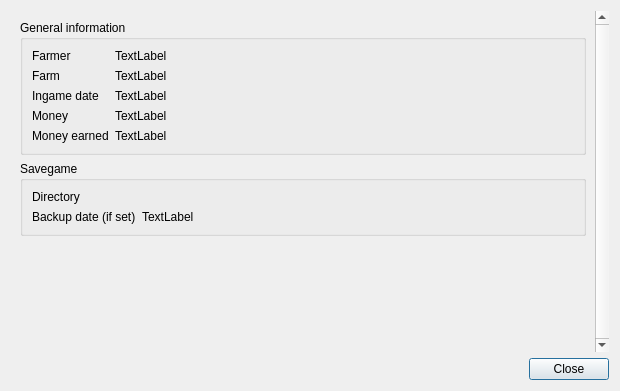
<?xml version="1.0" encoding="UTF-8"?>
<ui version="4.0">
 <class>SavegameViewerDialog</class>
 <widget class="QDialog" name="SavegameViewerDialog">
  <property name="geometry">
   <rect>
    <x>0</x>
    <y>0</y>
    <width>620</width>
    <height>391</height>
   </rect>
  </property>
  <property name="windowTitle">
   <string>Dialog</string>
  </property>
  <property name="locale">
   <locale language="English" country="UnitedStates"/>
  </property>
  <layout class="QVBoxLayout" name="verticalLayout">
   <item>
    <widget class="QScrollArea" name="scrollArea">
     <property name="frameShape">
      <enum>QFrame::NoFrame</enum>
     </property>
     <property name="verticalScrollBarPolicy">
      <enum>Qt::ScrollBarAlwaysOn</enum>
     </property>
     <property name="widgetResizable">
      <bool>true</bool>
     </property>
     <widget class="QWidget" name="scrollAreaWidgetContents">
      <property name="geometry">
       <rect>
        <x>0</x>
        <y>0</y>
        <width>588</width>
        <height>339</height>
       </rect>
      </property>
      <layout class="QVBoxLayout" name="verticalLayout_2">
       <item>
        <widget class="QGroupBox" name="groupBox">
         <property name="title">
          <string>General information</string>
         </property>
         <layout class="QFormLayout" name="formLayout">
          <item row="0" column="0">
           <widget class="QLabel" name="label">
            <property name="text">
             <string>Farmer</string>
            </property>
           </widget>
          </item>
          <item row="0" column="1">
           <widget class="QLabel" name="label_2">
            <property name="text">
             <string>TextLabel</string>
            </property>
           </widget>
          </item>
          <item row="1" column="0">
           <widget class="QLabel" name="label_3">
            <property name="text">
             <string>Farm</string>
            </property>
           </widget>
          </item>
          <item row="1" column="1">
           <widget class="QLabel" name="label_4">
            <property name="text">
             <string>TextLabel</string>
            </property>
           </widget>
          </item>
          <item row="2" column="0">
           <widget class="QLabel" name="label_7">
            <property name="text">
             <string>Ingame date</string>
            </property>
           </widget>
          </item>
          <item row="2" column="1">
           <widget class="QLabel" name="label_8">
            <property name="text">
             <string>TextLabel</string>
            </property>
           </widget>
          </item>
          <item row="3" column="0">
           <widget class="QLabel" name="label_5">
            <property name="text">
             <string>Money</string>
            </property>
           </widget>
          </item>
          <item row="3" column="1">
           <widget class="QLabel" name="label_6">
            <property name="text">
             <string>TextLabel</string>
            </property>
           </widget>
          </item>
          <item row="4" column="0">
           <widget class="QLabel" name="label_9">
            <property name="text">
             <string>Money earned</string>
            </property>
           </widget>
          </item>
          <item row="4" column="1">
           <widget class="QLabel" name="label_10">
            <property name="text">
             <string>TextLabel</string>
            </property>
           </widget>
          </item>
         </layout>
        </widget>
       </item>
       <item>
        <widget class="QGroupBox" name="groupBox_2">
         <property name="title">
          <string>Savegame</string>
         </property>
         <layout class="QFormLayout" name="formLayout_2">
          <item row="1" column="0">
           <widget class="QLabel" name="label_11">
            <property name="text">
             <string>Directory</string>
            </property>
           </widget>
          </item>
          <item row="1" column="1">
           <widget class="FileSelectorEdit" name="widget" native="true">
            <property name="sizePolicy">
             <sizepolicy hsizetype="Expanding" vsizetype="Preferred">
              <horstretch>0</horstretch>
              <verstretch>0</verstretch>
             </sizepolicy>
            </property>
           </widget>
          </item>
          <item row="2" column="0">
           <widget class="QLabel" name="label_12">
            <property name="text">
             <string>Backup date (if set)</string>
            </property>
           </widget>
          </item>
          <item row="2" column="1">
           <widget class="QLabel" name="label_13">
            <property name="text">
             <string>TextLabel</string>
            </property>
           </widget>
          </item>
         </layout>
        </widget>
       </item>
       <item>
        <spacer name="verticalSpacer">
         <property name="orientation">
          <enum>Qt::Vertical</enum>
         </property>
         <property name="sizeHint" stdset="0">
          <size>
           <width>20</width>
           <height>60</height>
          </size>
         </property>
        </spacer>
       </item>
      </layout>
     </widget>
    </widget>
   </item>
   <item>
    <widget class="QDialogButtonBox" name="buttonBox">
     <property name="standardButtons">
      <set>QDialogButtonBox::Close</set>
     </property>
    </widget>
   </item>
  </layout>
 </widget>
 <customwidgets>
  <customwidget>
   <class>FileSelectorEdit</class>
   <extends>QWidget</extends>
   <header>fileselectoredit.h</header>
   <container>1</container>
  </customwidget>
 </customwidgets>
 <resources/>
 <connections/>
</ui>
